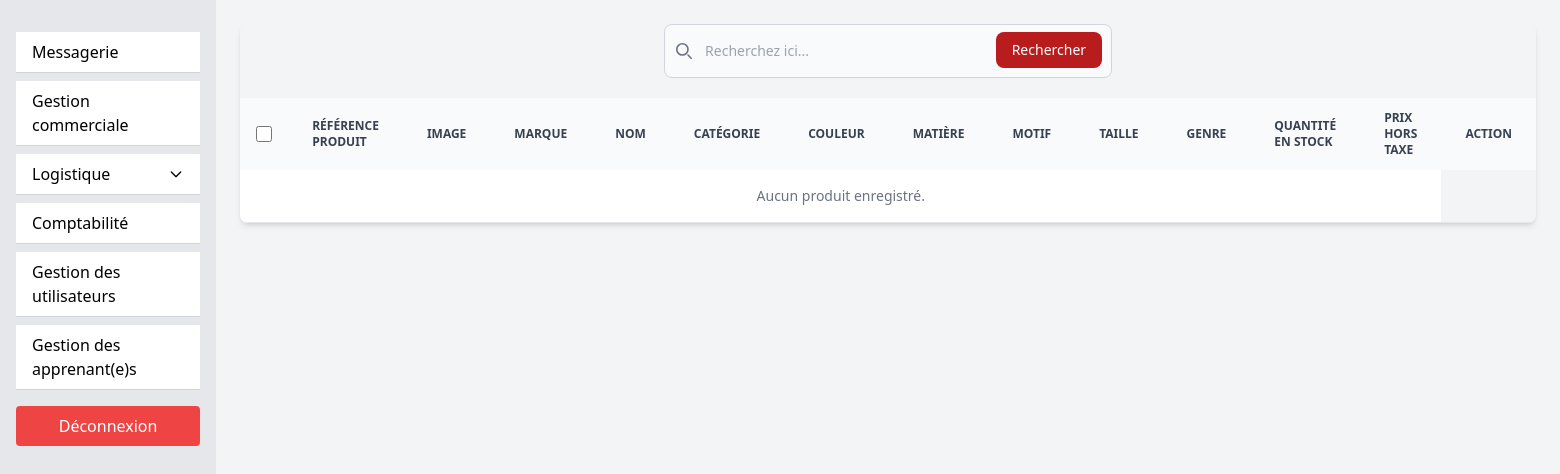
The page /back_office/products.php on the database as committed earlier.
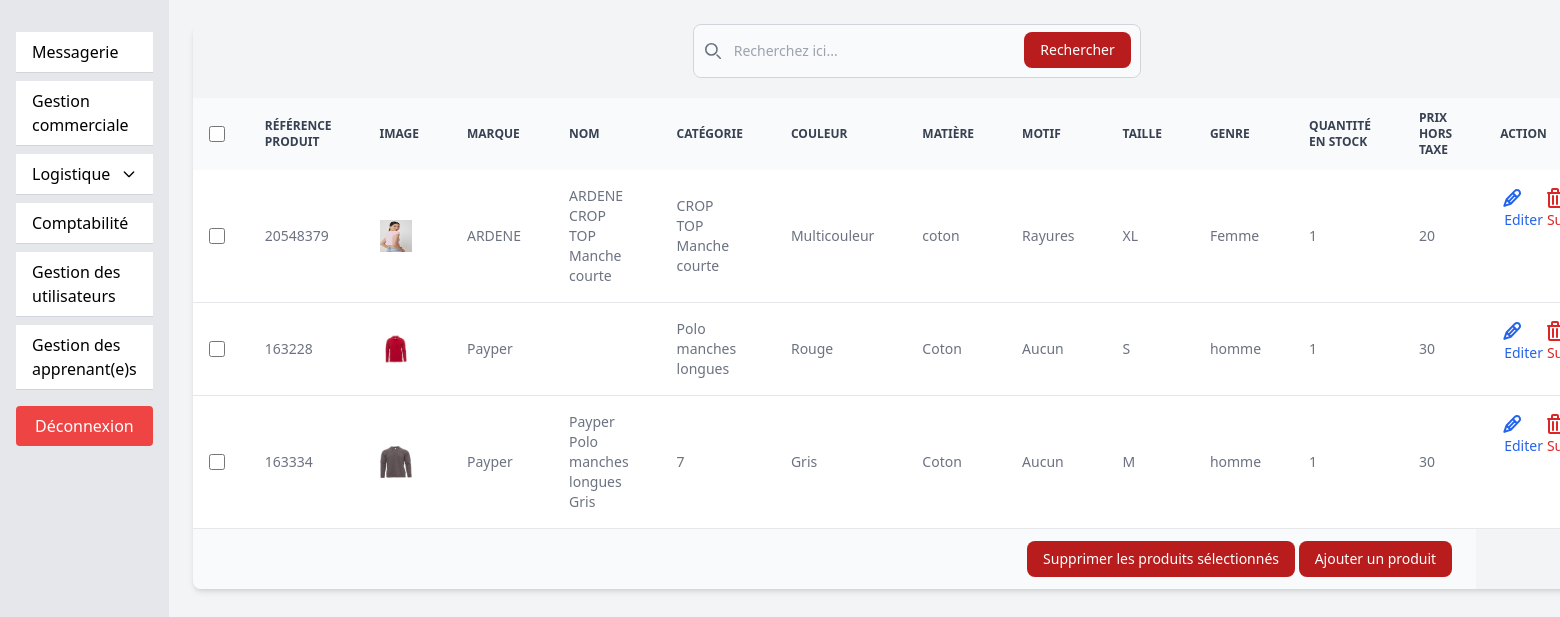
The same page on the database as committed later.
### tables this page shows
CREATE TABLE `products` (
  `id` int NOT NULL,
  `reference_produit` int NOT NULL,
  `marque` varchar(255) NOT NULL,
  `categorie` varchar(255) NOT NULL,
  `nom` varchar(255) NOT NULL,
  `couleur` varchar(255) NOT NULL,
  `matiere` varchar(255) NOT NULL,
  `motif` varchar(255) NOT NULL,
  `taille` varchar(255) NOT NULL,
  `genre` varchar(255) NOT NULL,
  `description` text NOT NULL,
  `stock` int NOT NULL,
  `prix` int NOT NULL,
  `image` varchar(255) NOT NULL
);

### src/back_office/products.php (the view, shortened to what this page needs)
<?php
require_once("../connect.php");
$sql = "SELECT * FROM products ORDER BY marque";
$query = $db->prepare($sql);
$query->execute();
$produits = $query->fetchAll(PDO::FETCH_ASSOC);
?>
<!doctype html>
<html lang="fr">
<head>
  <link rel="stylesheet" href="../styles/output.css">
  <link rel="stylesheet" href="../styles/reset.css">
</head>
<body class="flex min-h-screen bg-gray-100">
  <?php include('navback.php'); ?>
  <div class="flex-1 p-6">
    <div class="relative overflow-x-auto shadow-md sm:rounded-lg">
      <form class="max-w-md mx-auto mb-5">
        <div class="relative">
          <div class="absolute inset-y-0 start-0 flex items-center ps-3 pointer-events-none">
          </div>
          <input type="search" id="default-search" class="block w-full p-4 ps-10 text-sm text-gray-900 border border-gray-300 rounded-lg bg-gray-50 focus:ring-red-500 focus:border-red-500" placeholder="Recherchez ici..." required />
          <button type="submit" class="text-white absolute end-2.5 bottom-2.5 bg-red-700 hover:bg-red-600 focus:ring-4 focus:outline-none focus:ring-red-300 font-medium rounded-lg text-sm px-4 py-2">Rechercher</button>
        </div>
      </form>
      <form action="deleteProduct.php" method="post">
        <table class="w-full text-sm text-left text-gray-500">
          <thead class="text-xs text-gray-700 uppercase bg-gray-50">
            <tr>
              <th scope="col" class="p-4">
                <div class="flex items-center">
                  <input id="checkbox-all-search" type="checkbox" class="w-4 h-4 text-blue-600 bg-gray-100 border-gray-300 rounded focus:ring-blue-500 focus:ring-2" onclick="toggleCheckboxes(this)">
                </div>
              </th>
              <th scope="col" class="px-6 py-3">Référence produit</th>
              <th scope="col" class="px-6 py-3">Image</th>
              <th scope="col" class="px-6 py-3">Marque</th>
              <th scope="col" class="px-6 py-3">Nom</th>
              <th scope="col" class="px-6 py-3">Catégorie</th>
              <th scope="col" class="px-6 py-3">Couleur</th>
              <th scope="col" class="px-6 py-3">Matière</th>
              <th scope="col" class="px-6 py-3">Motif</th>
              <th scope="col" class="px-6 py-3">Taille</th>
              <th scope="col" class="px-6 py-3">Genre</th>
              <th scope="col" class="px-6 py-3">Quantité en stock</th>
              <th scope="col" class="px-6 py-3">Prix hors taxe</th>
              <th scope="col" class="px-6 py-3">Action</th>
            </tr>
          </thead>
          <tbody>
            <?php if (empty($produits)) { ?>
              <tr class="bg-white border-b hover:bg-gray-50">
                <td colspan="13" class="px-6 py-4 text-center">Aucun produit enregistré.</td>
              </tr>
            <?php } else { ?>
              <?php foreach ($produits as $produit) { ?>
                <tr class="bg-white border-b hover:bg-gray-50">
                  <td class="w-4 p-4">
                    <div class="flex items-center">
                      <input name="<?=$produit["id"]?>" id="checkbox-table-search-<?=$produit["id"]?>" type="checkbox" class="w-4 h-4 text-blue-600 bg-gray-100 border-gray-300 rounded focus:ring-blue-500 focus:ring-2 product-checkbox">
                    </div>
                  </td>
                  <td class="px-6 py-4"><?=$produit["reference_produit"]?></td>
                  <td class="px-6 py-4">
                    <img src="<?=$produit["image"]?>" alt="photo de<?=$produit["reference_produit"]?>" class="w-8 h-8">
                  </td>
                  <td class="px-6 py-4"><?=$produit["marque"]?></td>
                  <td class="px-6 py-4"><?=$produit["nom"]?></td>
                  <td class="px-6 py-4"><?=$produit["categorie"]?></td>
                  <td class="px-6 py-4"><?=$produit["couleur"]?></td>
                  <td class="px-6 py-4"><?=$produit["matiere"]?></td>
                  <td class="px-6 py-4"><?=$produit["motif"]?></td>
                  <td class="px-6 py-4"><?=$produit["taille"]?></td>
                  <td class="px-6 py-4"><?=$produit["genre"]?></td>
                  <td class="px-6 py-4"><?=$produit["stock"]?></td>
                  <td class="px-6 py-4"><?=$produit["prix"]?></td>
                  <td class="flex items-center px-6 py-4 space-x-4">
                    <a href="edit_product.php?id=<?=$produit["id"]?>" class="text-blue-600 hover:underline">
                      <span class="ml-1">Editer</span>
                    </a>
                    <a href="deleteProduct.php?id=<?=$produit["id"]?>" class="text-red-600 hover:underline">
                      <span class="ml-1">Supprimer</span>
                    </a>
                  </td>
                </tr>
              <?php } ?>
          </tbody>
          <tfoot class="bg-gray-50">
            <tr>
              <td colspan="13" class="px-6 py-3 text-right">
                <button type="submit" class="text-white bg-red-700 hover:bg-red-600 focus:ring-4 focus:outline-none focus:ring-red-300 font-medium rounded-lg text-sm px-4 py-2">
                  Supprimer les produits sélectionnés
                </button>
                <a href="add_product.php">
                  <button type="button" class="text-white bg-red-700 hover:bg-red-600 focus:ring-4 focus:outline-none focus:ring-red-300 font-medium rounded-lg text-sm px-4 py-2">
                    Ajouter un produit
                  </button>
                </a>
              </td>
            </tr>
          </tfoot>
        </table>
        <?php } ?>
      </form>
    </div>
  </div>
</body>
</html>

### src/back_office/navback.php (shortened to what this page needs)
<nav class="bg-gray-200 max-w-1/4 p-4 flex flex-col">
  <ul class="flex flex-col gap-2 mt-4">
    <li>
      <a href="inbox.php" class="block py-2 px-4 bg-white border-b border-gray-300 hover:bg-gray-100">Messagerie</a>
    </li>
    <li>
      <a href="products.php" class="block py-2 px-4 bg-white border-b border-gray-300 hover:bg-gray-100">Gestion commerciale</a>
    </li>
    <li class="relative">
      <a href="javascript:void(0)" class="flex items-center justify-between block py-2 px-4 bg-white border-b border-gray-300 hover:bg-gray-100" onclick="toggleDropdown('logistique-dropdown', this)">
        <span>Logistique</span>
        <svg class="w-4 h-4 transition-transform duration-200" id="dropdown-arrow" xmlns="http://www.w3.org/2000/svg" fill="none" viewBox="0 0 24 24" stroke="currentColor">
          <path stroke-linecap="round" stroke-linejoin="round" stroke-width="2" d="M19 9l-7 7-7-7" />
        </svg>
      </a>
    </li>
    <li>
      <a href="sales.php" class="block py-2 px-4 bg-white border-b border-gray-300 hover:bg-gray-100">Comptabilité</a>
    </li>
    <li>
      <a href="userlist.php" class="block py-2 px-4 bg-white border-b border-gray-300 hover:bg-gray-100">Gestion des utilisateurs</a>
    </li>
    <li>
      <a href="adminList.php" class="block py-2 px-4 bg-white border-b border-gray-300 hover:bg-gray-100">Gestion des apprenant(e)s</a>
    </li>
  </ul>
  <div class="flex justify-center">
    <button type="submit" class="bg-red-500 text-white py-2 px-4 rounded hover:bg-red-600 w-full max-w-xs mx-auto mt-4"><a href="../client_side/logout.php">
      Déconnexion
    </a></button>
  </div>
</nav>

Rows that differ between the two databases and show on the page:
added products: reference_produit "20548379", image (picture), marque "ARDENE", nom "ARDENE CROP TOP Manche courte", categorie "CROP TOP Manche courte", couleur "Multicouleur", matiere "coton", motif "Rayures", taille "XL", genre "Femme", stock "1", prix "20"
added products: reference_produit "163228", image (picture), marque "Payper", categorie "Polo manches longues", couleur "Rouge", matiere "Coton", motif "Aucun", taille "S", genre "homme", stock "1", prix "30"
added products: reference_produit "163334", image (picture), marque "Payper", nom "Payper Polo manches longues Gris", categorie "7", couleur "Gris", matiere "Coton", motif "Aucun", taille "M", genre "homme", stock "1", prix "30"
Other text that changed with them:
text no longer shown: "Aucun produit enregistré."
text now shown: "Supprimer les produits sélectionnés Ajouter un produit"
